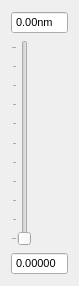
<?xml version="1.0" encoding="UTF-8"?>
<ui version="4.0">
 <class>SpectralSlider</class>
 <widget class="QWidget" name="SpectralSlider">
  <property name="geometry">
   <rect>
    <x>0</x>
    <y>0</y>
    <width>75</width>
    <height>286</height>
   </rect>
  </property>
  <property name="sizePolicy">
   <sizepolicy hsizetype="Preferred" vsizetype="Preferred">
    <horstretch>0</horstretch>
    <verstretch>0</verstretch>
   </sizepolicy>
  </property>
  <property name="windowTitle">
   <string>Form</string>
  </property>
  <layout class="QVBoxLayout" name="verticalLayout">
   <item>
    <widget class="QDoubleSpinBox" name="wavelength">
     <property name="sizePolicy">
      <sizepolicy hsizetype="Preferred" vsizetype="Fixed">
       <horstretch>0</horstretch>
       <verstretch>0</verstretch>
      </sizepolicy>
     </property>
     <property name="font">
      <font>
       <pointsize>8</pointsize>
      </font>
     </property>
     <property name="frame">
      <bool>true</bool>
     </property>
     <property name="buttonSymbols">
      <enum>QAbstractSpinBox::NoButtons</enum>
     </property>
     <property name="suffix">
      <string>nm</string>
     </property>
     <property name="maximum">
      <double>32768.000000000000000</double>
     </property>
    </widget>
   </item>
   <item>
    <widget class="QSlider" name="verticalSlider">
     <property name="minimum">
      <number>0</number>
     </property>
     <property name="maximum">
      <number>100000</number>
     </property>
     <property name="singleStep">
      <number>1</number>
     </property>
     <property name="pageStep">
      <number>10000</number>
     </property>
     <property name="orientation">
      <enum>Qt::Vertical</enum>
     </property>
     <property name="tickPosition">
      <enum>QSlider::TicksAbove</enum>
     </property>
    </widget>
   </item>
   <item>
    <widget class="QDoubleSpinBox" name="amplitude">
     <property name="sizePolicy">
      <sizepolicy hsizetype="Preferred" vsizetype="Fixed">
       <horstretch>0</horstretch>
       <verstretch>0</verstretch>
      </sizepolicy>
     </property>
     <property name="font">
      <font>
       <pointsize>8</pointsize>
      </font>
     </property>
     <property name="frame">
      <bool>true</bool>
     </property>
     <property name="buttonSymbols">
      <enum>QAbstractSpinBox::NoButtons</enum>
     </property>
     <property name="decimals">
      <number>5</number>
     </property>
     <property name="minimum">
      <double>0.000000000000000</double>
     </property>
     <property name="maximum">
      <double>1.000000000000000</double>
     </property>
    </widget>
   </item>
  </layout>
 </widget>
 <resources/>
 <connections/>
</ui>
